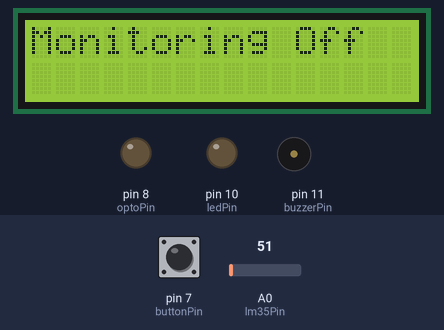
The sketch below on a simulated Arduino Uno, built with avr-gcc and run on an emulated ATmega328P. Shown: 16×2 character LCD, output pins drawn as LEDs (lit = HIGH), buzzer (waves = sounding, pin HIGH). The test bench sets the inputs (shaded band); at power-on: pin 7 (buttonPin) LOW, A0 (lm35Pin) = 51. EEPROM starts erased; what the sketch prints to the serial monitor is not drawn.

Above: at 1.2 s.
1.3 s: pin 7 (buttonPin) pulled HIGH for 0.15 s
At 2.7 s:
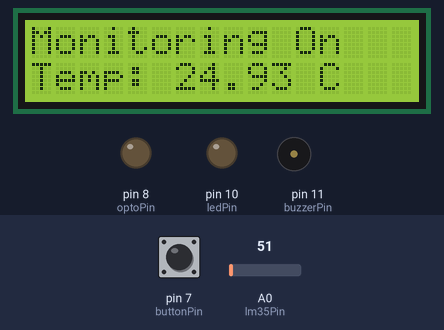
3.0 s: pin 7 (buttonPin) pulled HIGH for 1 s
At 4.6 s:
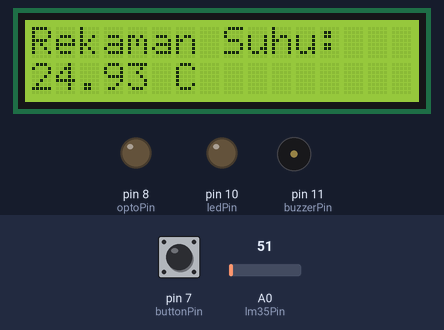
5.7 s: pin 7 (buttonPin) pulsed HIGH 5 times (0.12 s each, 0.3 s apart)
At 8.0 s:
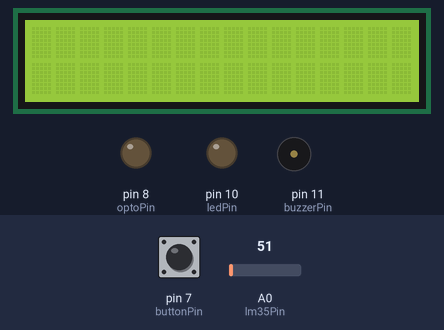
10.2 s: pin 7 (buttonPin) pulsed HIGH 5 times (0.12 s each, 0.3 s apart)
At 11.29 s:
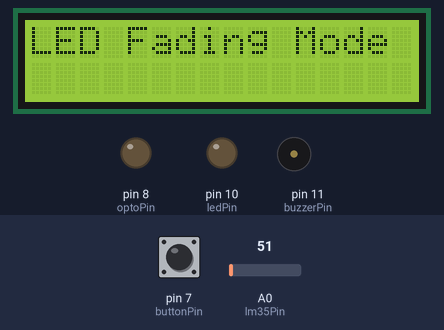
Timing chart, 0 to 14.2 s (numbered marks = the images above; inputs shaded):
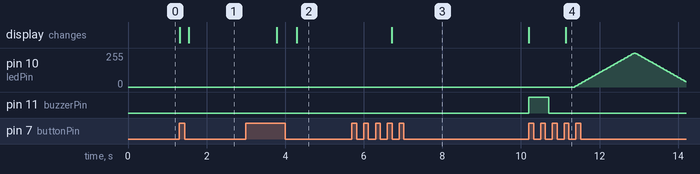

Measured:
- after the input at 1.3 s, the display: first changes at once (image 1 shows a later state)
- after the input at 3.0 s, the display: first changes after 0.78 s (image 2 shows a later state)
- after the input at 5.7 s, the display: changes after 1.0 s (image 3)
- after the input at 10.2 s, pin 10 (ledPin): rises from 0/255 to 255/255 in 1.5 s, then falls to 40/255 in 1.3 s; the display: first differs from a run without the input after 0.94 s (image 4)

The sketch:

4-8.ino
```cpp
#include <Wire.h>
#include <LiquidCrystal_I2C.h>
#include <EEPROM.h>

const int buttonPin = 7;         // Pin push button
const int lm35Pin = A0;          // Pin sensor suhu LM35
const int optoPin = 8;           // Pin untuk kontrol 4N35
const int buzzerPin = 11;         // Pin buzzer
const int ledPin = 10;           // Pin LED

int buttonState = 0;             // Status tombol
int lastButtonState = 0;         // Status tombol sebelumnya
int mode = 0;                    // 0 = Off, 1 = Monitoring, 2 = Rekaman, 3 = Clear EEPROM, 4 = LED Fading
float suhuBatas = 30.0;          // Batas suhu untuk alarm
int index = 0;                   // Indeks untuk data di EEPROM

LiquidCrystal_I2C lcd(0x27, 16, 2); // Inisialisasi LCD I2C

void setup() {
  Serial.begin(9600);              // Memulai komunikasi serial
  pinMode(buttonPin, INPUT);       // Set pin tombol sebagai input
  pinMode(optoPin, OUTPUT);        // Set pin optocoupler sebagai output
  pinMode(buzzerPin, OUTPUT);      // Set pin buzzer sebagai output
  pinMode(ledPin, OUTPUT);         // Set pin LED sebagai output

  lcd.init();
  lcd.backlight();
  lcd.print("Monitoring Off");
}

// Fungsi untuk membaca suhu dari sensor LM35
float bacaSuhu() {
  int analogValue = analogRead(lm35Pin);       // Membaca nilai analog
  float voltage = analogValue * (5.0 / 1023.0); // Konversi ke tegangan
  return voltage * 100;                        // LM35 mengeluarkan 10mV per derajat Celsius
}

// Fungsi untuk menyimpan suhu ke EEPROM
void simpanSuhuKeEEPROM(float suhu) {
  if (index < EEPROM.length() / sizeof(float)) {
    EEPROM.put(index * sizeof(float), suhu);
    index++;
  }
}

// Fungsi untuk membaca suhu dari EEPROM
void tampilkanRekamanSuhu() {
  Serial.println("Rekaman Suhu:");
  lcd.clear();
  lcd.print("Rekaman Suhu:");
  delay(500);

  for (int i = 0; i < index; i++) {
    float suhu;
    EEPROM.get(i * sizeof(float), suhu);
    Serial.print("Suhu ");
    Serial.print(i + 1);
    Serial.print(": ");
    Serial.print(suhu);
    Serial.println(" C");

    lcd.setCursor(0, 1);
    lcd.print(suhu);
    lcd.print(" C   ");
    delay(1000);
  }
}

// Fungsi untuk menghapus semua rekaman di EEPROM
void hapusEEPROM() {
  for (int i = 0; i < EEPROM.length(); i++) {
    EEPROM.write(i, 0);
  }
  index = 0; // Reset indeks ke 0
  lcd.clear();
  lcd.print("EEPROM Cleared");
  Serial.println("EEPROM Cleared");
  // Bunyi buzzer sebagai tanda selesai
  digitalWrite(buzzerPin, HIGH);
  delay(500);
  digitalWrite(buzzerPin, LOW);
}

// Fungsi untuk menjalankan efek LED Fading
void ledFadingEffect() {
  for (int brightness = 0; brightness <= 255; brightness += 5) {
    analogWrite(ledPin, brightness);
    delay(30);
  }
  for (int brightness = 255; brightness >= 0; brightness -= 5) {
    analogWrite(ledPin, brightness);
    delay(30);
  }
}

// Fungsi untuk menjalankan efek LED Kelap-Kelip
void ledBlinkEffect() {
  digitalWrite(ledPin, HIGH);
  delay(100);
  digitalWrite(ledPin, LOW);
  delay(100);
}

void loop() {
  // Membaca status tombol
  buttonState = digitalRead(buttonPin);

  // Cek perubahan status tombol untuk toggle mode
  if (buttonState != lastButtonState) {
    if (buttonState == HIGH) {
      mode = (mode + 1) % 5; // Berpindah mode: 0 -> 1 -> 2 -> 3 -> 4 -> 1 (Kembali ke Monitoring)
      lcd.clear();

      // Mode Off
      if (mode == 0) {
        lcd.print("Monitoring Off");
        Serial.println("Not Connected");
        digitalWrite(buzzerPin, LOW); // Matikan buzzer
        digitalWrite(ledPin, LOW);    // Matikan LED
        digitalWrite(optoPin, LOW);   // Matikan optocoupler
      }
      // Mode Monitoring
      else if (mode == 1) {
        lcd.print("Monitoring On");
        Serial.println("Connected");
        index = 0; // Reset indeks untuk rekaman suhu baru
      }
      // Mode Rekaman
      else if (mode == 2) {
        tampilkanRekamanSuhu(); // Tampilkan semua rekaman dari EEPROM
      }
      // Mode Clear EEPROM
      else if (mode == 3) {
        hapusEEPROM(); // Hapus semua rekaman di EEPROM
      }
      // Mode LED Fading
      else if (mode == 4) {
        lcd.print("LED Fading Mode");
        Serial.println("LED Fading Mode");
      }
    }
    delay(200); // Debounce tombol
  }
  lastButtonState = buttonState;

  // Jika mode Monitoring aktif, baca suhu dan tampilkan di LCD
  if (mode == 1) {
    float suhu = bacaSuhu();
    lcd.setCursor(0, 1);
    lcd.print("Temp: ");
    lcd.print(suhu);
    lcd.print(" C  ");

    // Simpan suhu di EEPROM jika masih ada ruang
    simpanSuhuKeEEPROM(suhu);

    // Jika suhu di atas batas, aktifkan buzzer dan LED
    if (suhu > suhuBatas) {
      digitalWrite(buzzerPin, HIGH);  // Nyalakan buzzer
      digitalWrite(ledPin, HIGH);     // Nyalakan LED
      digitalWrite(optoPin, HIGH);    // Aktifkan optocoupler
    } else {
      digitalWrite(buzzerPin, LOW);   // Matikan buzzer
      digitalWrite(ledPin, LOW);      // Matikan LED
      digitalWrite(optoPin, LOW);     // Matikan optocoupler
    }

    delay(1000); // Pembaruan suhu setiap 1 detik
  }

  // Jika mode LED Fading aktif, jalankan efek fading dan kelap-kelip LED
  if (mode == 4) {
    ledFadingEffect(); // Jalankan efek fading
    ledBlinkEffect();  // Jalankan efek kelap-kelip setelah fading
  }
}
```
